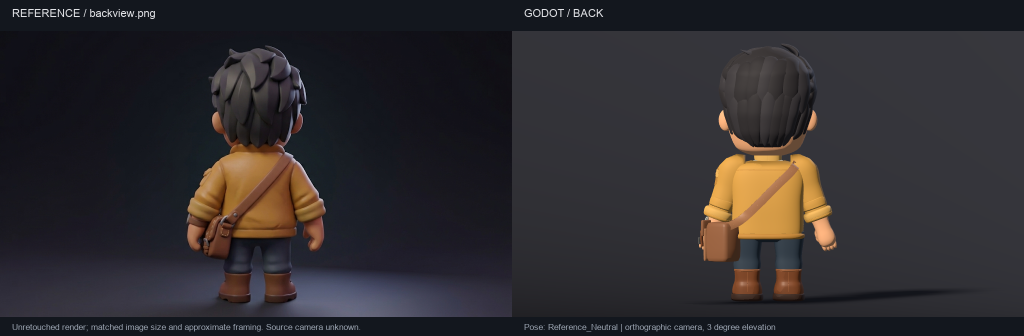
#> input picture assets/characters/student_3d/review/comparison_back.png, 2048 x 672 px (shown at 1/2 size)
$ python -i assemble_student_review.py   (imports and definitions only)
#> lines starting #> are read from the running program, lines starting #| are printed output that depends on the picture
"""Lay out reference comparisons and temporal animation evidence, without repainting.

Run after render_student_review.gd:
    python tools/assemble_student_review.py
Requires Pillow. Inputs/references are unchanged. Model frames are actual Godot renders.
"""
from pathlib import Path
import argparse
import json
from PIL import Image, ImageDraw, ImageFont

ROOT = Path(__file__).resolve().parents[1]
REVIEW = ROOT / "assets/characters/student_3d/review"
REFERENCES = ROOT / "assets/characters/references/18"
BACKGROUND = (19, 23, 30)
TEXT = (225, 226, 230)
MUTED = (158, 167, 180)


# [5 lines left out: function font, not called in this run]


def text(canvas, xy, content, size=22, color=TEXT):
    ImageDraw.Draw(canvas).text(xy, content, fill=color, font=font(size))


def open_rgb(path):
    return Image.open(path).convert("RGB")


# [16 lines left out: function make_comparison, not called in this run]


def crop_character(image, wide=False):
    # Crop a fixed camera window, not a per-frame bounding box: motion stays visible.
    if wide:
        canvas=Image.new("RGB",(504,572),BACKGROUND)
        crop=image.crop((100,0,924,572)).resize((504,350),Image.Resampling.LANCZOS)
        canvas.paste(crop,(0,111))
        return canvas
    return image.crop((260, 0, 764, 572))


# [85 lines left out: functions make_turnaround, make_animation, make_index, main, not called in this run]


# [2 lines not run here, left out]

>>> from PIL import Image
>>> picture = Image.open('../assets/characters/student_3d/review/comparison_back.png')
#> picture is the input picture: PIL image 2048x672 RGB; mean R, G, B 46.3, 43.3, 46.3
>>> result = crop_character(picture)
#> in crop_character, `return image.crop((260, 0, 764, 572))`:
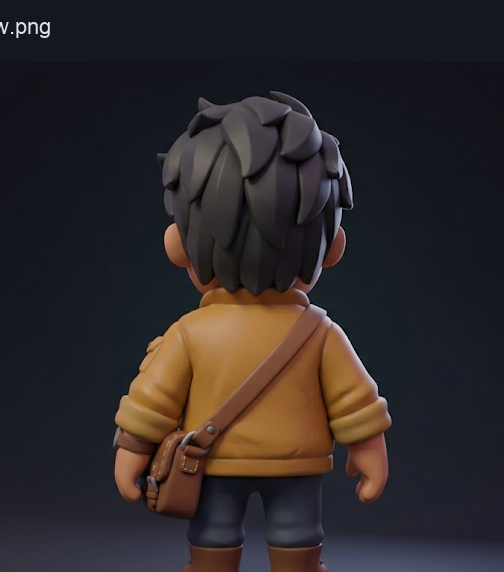
#> returned value: PIL image 504x572 RGB; mean R, G, B 46.1, 40.3, 40.8
